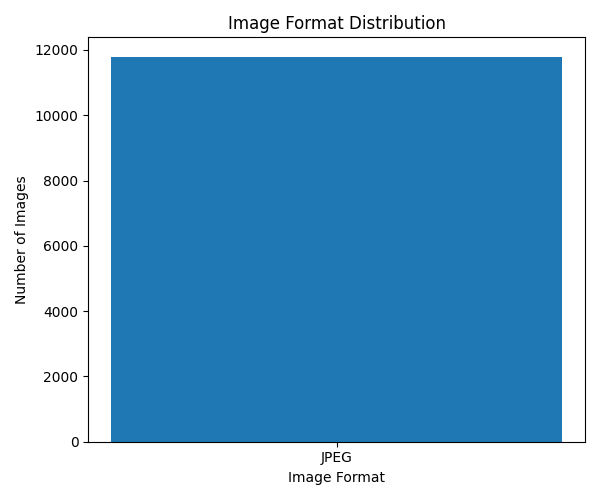

Generate this figure with Python:
"""
Image Format Distribution with Visualization
"""

import os
from PIL import Image
from collections import Counter
import matplotlib.pyplot as plt

# ===============================
# CONFIGURATION
# ===============================

DATA_ROOT = r"C:\Users\PMLS\Desktop\FYP-BirdsGen\Dataset"
CUB_ROOT = os.path.join(DATA_ROOT, "CUB_200_2011")
IMAGES_DIR = os.path.join(CUB_ROOT, "images")

print("Configuration loaded successfully!")


# ===============================
# GET FORMAT DISTRIBUTION
# ===============================

def get_image_format_distribution(images_path):
    formats = []

    for root, dirs, files in os.walk(images_path):
        for file in files:
            full_path = os.path.join(root, file)

            try:
                with Image.open(full_path) as img:
                    formats.append(img.format)
            except:
                continue

    return Counter(formats)


# ===============================
# MAIN
# ===============================

if __name__ == "__main__":

    format_counts = get_image_format_distribution(IMAGES_DIR)

    print("\nImage Format Distribution:\n")
    for fmt, count in format_counts.items():
        print(f"{fmt}: {count}")

    # Plot
    formats = list(format_counts.keys())
    counts = list(format_counts.values())

    plt.figure(figsize=(6, 5))
    plt.bar(formats, counts)
    plt.xlabel("Image Format")
    plt.ylabel("Number of Images")
    plt.title("Image Format Distribution")
    plt.tight_layout()
    plt.show()
